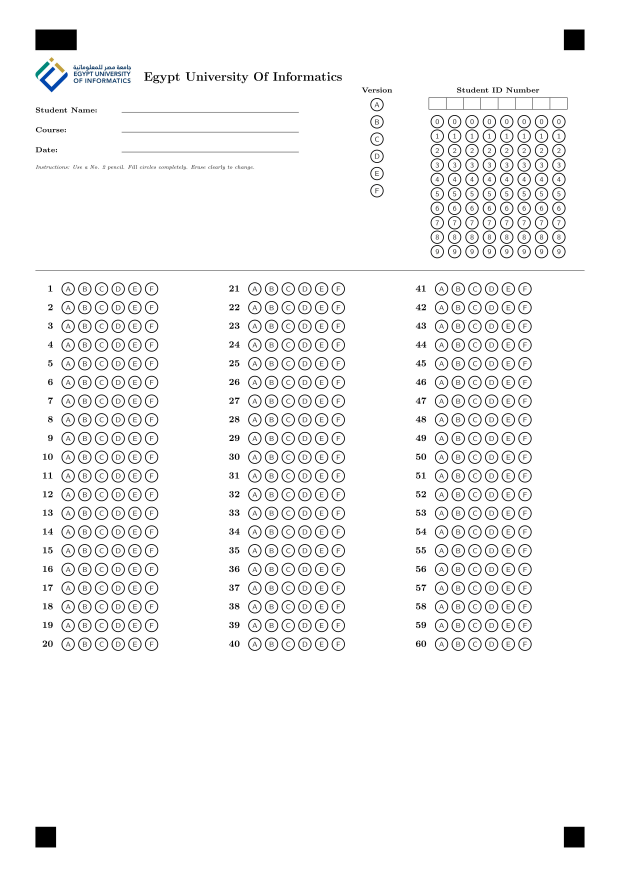
#> input picture assets/template.jpg, 2480 x 3509 px, found by its file name (shown at 1/4 size)
$ python calibrate.py
#> lines starting #> are read from the running program, lines starting #| are printed output that depends on the picture; after the words box and inside, x2 and y2 are one past the last pixel; in counts of white or black regions, pixels touching at a corner belong together
#!/usr/bin/env python3
"""
calibrate.py — Interactive Calibration Tool for eui_omr
========================================================

Stand-alone script that:
 1.  Loads ``assets/template.jpg``.
 2.  Detects the four corner orientation markers via contour analysis.
 3.  Applies ``cv2.warpPerspective`` to flatten the sheet to a fixed
     A4 resolution (1654 x 2339 px, 200 DPI equivalent).
 4.  Opens the warped image in an interactive OpenCV window and lets the user draw bounding-box ROIs.
 5.  Writes the ROI coordinates to ``config.json``.

Author : EUI OMR Contributors
License: MIT
"""

from __future__ import annotations

import json
import sys
from dataclasses import asdict, dataclass, field
from pathlib import Path
from typing import Final

import cv2
import numpy as np
from numpy.typing import NDArray

from src.utils.paths import get_resource_path

# --- Constants ---
A4_WIDTH: Final[int] = 1654
A4_HEIGHT: Final[int] = 2339

MIN_MARKER_AREA_RATIO: Final[float] = 0.0005
MAX_MARKER_AREA_RATIO: Final[float] = 0.02
RECT_ASPECT_LO: Final[float] = 1.4
RECT_ASPECT_HI: Final[float] = 3.0
SQR_ASPECT_LO: Final[float] = 0.6
SQR_ASPECT_HI: Final[float] = 1.4

COLORS: Final[list[tuple[int, int, int]]] = [
    (0, 165, 255), (0, 255, 255), (255, 0, 255),
    (0, 255, 0), (255, 165, 0), (255, 0, 0),
]

ROI_LABELS: Final[list[str]] = [
    "student_name", "version", "student_id",
    "questions_col1", "questions_col2", "questions_col3",
]

ROI_DISPLAY_NAMES: Final[list[str]] = [
    "Student Name Signature", "Version Section", "Student ID Section",
    "Question Column 1 (Q1-20)", "Question Column 2 (Q21-40)", "Question Column 3 (Q41-60)",
]

@dataclass
class BBox:
    x: int; y: int; w: int; h: int

@dataclass
class CalibrationConfig:
    a4_width: int = A4_WIDTH
    a4_height: int = A4_HEIGHT
    student_name: BBox | None = None
    version: BBox | None = None
    student_id: BBox | None = None
    questions_col1: BBox | None = None
    questions_col2: BBox | None = None
    questions_col3: BBox | None = None

    def to_dict(self) -> dict:
        d = {"a4_width": self.a4_width, "a4_height": self.a4_height}
        for label in ROI_LABELS:
            bbox = getattr(self, label)
            d[label] = asdict(bbox) if bbox is not None else None
        return d

@dataclass
class DrawingState:
    roi_index: int = 0
    drawing: bool = False
    start_x: int = 0; start_y: int = 0
    end_x: int = 0; end_y: int = 0
    rois: list[BBox | None] = field(default_factory=lambda: [None] * len(ROI_LABELS))
    scale: float = 1.0

# --- Marker Detection Helpers ---

def _preprocess_for_markers(image: NDArray[np.uint8]) -> NDArray[np.uint8]:
    gray = cv2.cvtColor(image, cv2.COLOR_BGR2GRAY)
    blurred = cv2.GaussianBlur(gray, (5, 5), 0)
    thresh = cv2.adaptiveThreshold(
        blurred, 255, cv2.ADAPTIVE_THRESH_GAUSSIAN_C,
        cv2.THRESH_BINARY_INV, blockSize=31, C=15
    )
    return thresh

def _contour_centroid(cnt: NDArray) -> tuple[float, float]:
    m = cv2.moments(cnt)
    if m["m00"] == 0:
        x, y, w, h = cv2.boundingRect(cnt)
        return (x + w / 2.0, y + h / 2.0)
    return (m["m10"] / m["m00"], m["m01"] / m["m00"])

def _contour_aspect_ratio(cnt: NDArray) -> float:
    (_, _), (side_a, side_b), _ = cv2.minAreaRect(cnt)
    if side_a == 0 or side_b == 0: return 0.0
    return max(side_a, side_b) / min(side_a, side_b)

_Candidate = tuple[NDArray, float, float]

def _find_marker_candidates(thresh: NDArray[np.uint8], image_area: int) -> list[_Candidate]:
    contours, _ = cv2.findContours(thresh, cv2.RETR_EXTERNAL, cv2.CHAIN_APPROX_SIMPLE)
    candidates: list[_Candidate] = []
    for cnt in contours:
        area = cv2.contourArea(cnt)
        if not (image_area * MIN_MARKER_AREA_RATIO < area < image_area * MAX_MARKER_AREA_RATIO): continue
        peri = cv2.arcLength(cnt, True)
        approx = cv2.approxPolyDP(cnt, 0.04 * peri, True)
        if not (4 <= len(approx) <= 8): continue
        hull = cv2.convexHull(cnt)
        hull_area = cv2.contourArea(hull)
        if hull_area == 0 or (area / hull_area) < 0.75: continue
        aspect = _contour_aspect_ratio(cnt)
        candidates.append((cnt, aspect, area))
    return candidates

def detect_corners(image: NDArray[np.uint8]) -> NDArray[np.float32]:
    h, w = image.shape[:2]
    image_area = h * w
    thresh = _preprocess_for_markers(image)
    candidates = _find_marker_candidates(thresh, image_area)

    if len(candidates) < 4:
        raise RuntimeError(f"Found only {len(candidates)} markers. Need 4.")

    # Sort candidates by area to get the most prominent ones
    candidates.sort(key=lambda x: x[2], reverse=True)
    top_4 = candidates[:4]

    # Extract points
    top_4_sorted_by_aspect = sorted(top_4, key=lambda x: x[1], reverse=True)
    anchor_cand = top_4_sorted_by_aspect[0]
    square_cands = top_4_sorted_by_aspect[1:]

    anchor_pt = _contour_centroid(anchor_cand[0])
    square_pts = [_contour_centroid(s[0]) for s in square_cands]
    all_pts = [anchor_pt] + square_pts

    # --- Geometric Validation ---
    # Ensure points are distributed well. Calculate area of the quad formed by these points.
    pts_arr = np.array(all_pts, dtype=np.float32)
    quad_hull = cv2.convexHull(pts_arr.reshape(-1, 1, 2))
    quad_area = cv2.contourArea(quad_hull)

    # A valid OMR sheet should have markers spanning most of the page.
    # We expect the quad area to be > 30% of the image area.
    if quad_area < (image_area * 0.3):
        raise RuntimeError("Detected markers do not span the page. Possible false positive or blank page.")

    # 2. Determine Orientation based on Anchor position
    xs = [p[0] for p in all_pts]; ys = [p[1] for p in all_pts]
    center_x = sum(xs) / 4.0; center_y = sum(ys) / 4.0

    # 3. Map points to TL, TR, BR, BL correctly
    # If anchor is Top-Left (x < center_x, y < center_y) -> Normal
    # If anchor is Bottom-Right (x > center_x, y > center_y) -> 180 Rotated
    # We can use pure geometric sorting relative to the center to identify corners
    # then adjust based on where the Anchor (Rectangle) landed.

    # Initial corner sort (standard order)
    # TL: min(x+y), BR: max(x+y), TR: max(x-y), BL: min(x-y)
    def get_corners(pts):
        pts = np.array(pts)
        tl = pts[np.argmin(pts.sum(axis=1))]
        br = pts[np.argmax(pts.sum(axis=1))]
        diff = np.diff(pts, axis=1)
        tr = pts[np.argmin(diff)]
        bl = pts[np.argmax(diff)]
        return tl, tr, br, bl

    tl, tr, br, bl = get_corners(all_pts)

    # Rotation Check: If the anchor (rectangle) is NOT at the TL, we rotate!
    is_anchor_tl = (abs(anchor_pt[0] - tl[0]) < 10 and abs(anchor_pt[1] - tl[1]) < 10)
    is_anchor_br = (abs(anchor_pt[0] - br[0]) < 10 and abs(anchor_pt[1] - br[1]) < 10)

    if is_anchor_br:
        # 180-degree rotation detected! Swap TL/BR and TR/BL
        return np.array([br, bl, tl, tr], dtype=np.float32)

    # Default (or other rotations not yet handled)
    return np.array([tl, tr, br, bl], dtype=np.float32)

def warp_to_a4(image: NDArray[np.uint8], src_pts: NDArray[np.float32], width: int = A4_WIDTH, height: int = A4_HEIGHT) -> NDArray[np.uint8]:
    # True physical centroids in cm on A4 (21 x 29.7)
    ppcm_x = width / 21.0
    ppcm_y = height / 29.7
    tl_cm = (1.2 + 0.7, 1.0 + 0.35)
    tr_cm = (21.0 - 1.2 - 0.35, 1.0 + 0.35)
    br_cm = (21.0 - 1.2 - 0.35, 29.7 - 1.0 - 0.35)
    bl_cm = (1.2 + 0.35, 29.7 - 1.0 - 0.35)

    dst_pts = np.array([
        [tl_cm[0] * ppcm_x, tl_cm[1] * ppcm_y],
        [tr_cm[0] * ppcm_x, tr_cm[1] * ppcm_y],
        [br_cm[0] * ppcm_x, br_cm[1] * ppcm_y],
        [bl_cm[0] * ppcm_x, bl_cm[1] * ppcm_y]
    ], dtype=np.float32)

    matrix = cv2.getPerspectiveTransform(src_pts, dst_pts)
    return cv2.warpPerspective(image, matrix, (width, height))

# --- Interactive Logic ---

def _mouse_callback(event, x, y, flags, state: DrawingState):
    if event == cv2.EVENT_LBUTTONDOWN:
        state.drawing = True
        state.start_x, state.start_y = x, y
        state.end_x, state.end_y = x, y
    elif event == cv2.EVENT_MOUSEMOVE and state.drawing:
        state.end_x, state.end_y = x, y
    elif event == cv2.EVENT_LBUTTONUP:
        state.drawing = False
        fx1 = int(round(min(state.start_x, state.end_x) * state.scale))
        fy1 = int(round(min(state.start_y, state.end_y) * state.scale))
        fx2 = int(round(max(state.start_x, state.end_x) * state.scale))
        fy2 = int(round(max(state.start_y, state.end_y) * state.scale))
        if (fx2 - fx1) > 5 and (fy2 - fy1) > 5:
            state.rois[state.roi_index] = BBox(x=fx1, y=fy1, w=fx2 - fx1, h=fy2 - fy1)
            state.roi_index += 1

def _render_overlay(base: NDArray[np.uint8], state: DrawingState) -> NDArray[np.uint8]:
    canvas = base.copy()
    inv_scale = 1.0 / state.scale
    for i, bbox in enumerate(state.rois):
        if bbox is None: continue
        dx, dy, dw, dh = int(bbox.x * inv_scale), int(bbox.y * inv_scale), int(bbox.w * inv_scale), int(bbox.h * inv_scale)
        color = COLORS[i % len(COLORS)]
        cv2.rectangle(canvas, (dx, dy), (dx + dw, dy + dh), color, 2)
        cv2.putText(canvas, ROI_DISPLAY_NAMES[i], (dx + 4, dy + 18), cv2.FONT_HERSHEY_SIMPLEX, 0.5, color, 1)
    if state.drawing and state.roi_index < len(ROI_LABELS):
        color = COLORS[state.roi_index % len(COLORS)]
        cv2.rectangle(canvas, (state.start_x, state.start_y), (state.end_x, state.end_y), color, 1)
    return canvas

def main(path_str: str | None = None):
    template_path = Path(path_str) if path_str else Path("assets/template.jpg")
    if not template_path.exists():
        sys.exit(f"Template not found: {template_path}")

    if template_path.suffix.lower() == ".pdf":
        import fitz
        doc = fitz.open(str(template_path))
        page = doc.load_page(0)
        pix = page.get_pixmap(matrix=fitz.Matrix(2, 2), alpha=False)
        image = np.frombuffer(pix.samples, dtype=np.uint8).reshape(pix.h, pix.w, pix.n)[:, :, ::-1].copy()
    else:
        image = cv2.imread(str(template_path))
#> image is the input picture: shape (3509, 2480, 3); mean B, G, R 244.4, 244.4, 244.3

    corners = detect_corners(image)
#> in _preprocess_for_markers, `thresh = cv2.adaptiveThreshold( blurred, 255, cv2.ADAPTIVE_THRESH_GAUS..`:
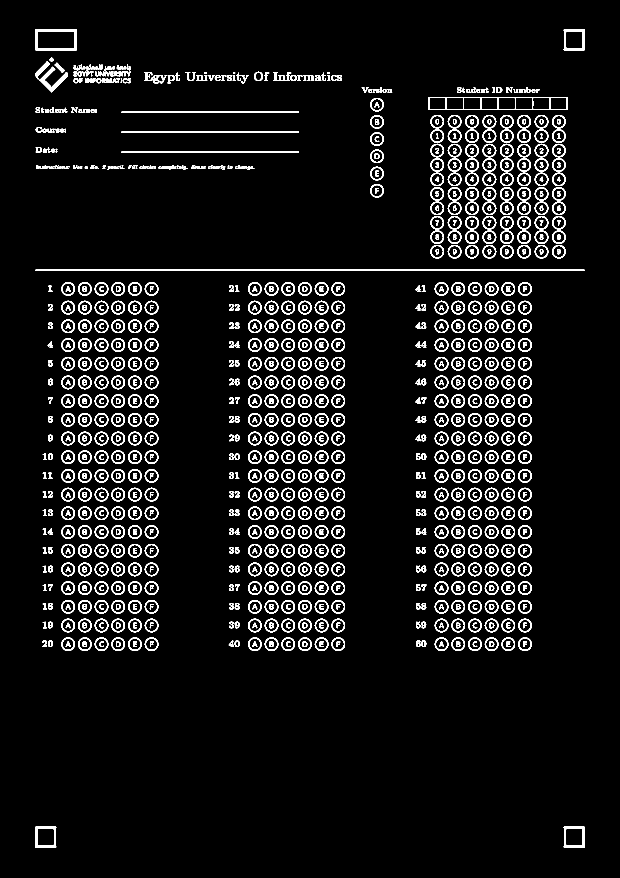
#> thresh: shape (3509, 2480) (shown at 1/4 size); 5.6% white; 1202 white regions (11 under 20 px)
#> in _find_marker_candidates, `contours, _ = cv2.findContours(thresh, cv2.RETR_EXTERNAL, cv2.CHAIN_AP..`: contours = 756 contours, 14 with area under 20; largest, box (x1, y1, x2, y2) and area: (1714, 389, 2271, 439) 27243, (141, 118, 307, 201) 13453, (2255, 3307, 2339, 3390) 6654, (141, 3307, 225, 3390) 6654, (2255, 118, 2339, 201) 6654
#> the loop in _find_marker_candidates, `for cnt in contours:` made 756 passes
#> area on passes 3 to 5: 389, 297.5, 388
#> after the loop in _find_marker_candidates, `for cnt in contours:`: candidates = 4 items
#> in detect_corners, `anchor_cand = top_4_sorted_by_aspect[0]`: anchor_cand = 3 items, first 3: contour of 10 points, box (x1, y1, x2, y2) (141, 118, 307, 201), area 13453, 2.01, 13453
#> in detect_corners, `square_cands = top_4_sorted_by_aspect[1:]`: square_cands = 3 items
#> in _contour_centroid, `m = cv2.moments(cnt)`: m = moments, m00 13453, centre m10/m00, m01/m00 = (224, 159)
#> in detect_corners, `anchor_pt = _contour_centroid(anchor_cand[0])`: anchor_pt = (224, 159)
#> in detect_corners, `square_pts = [_contour_centroid(s[0]) for s in square_cands]`: square_pts = [(2296.5, 3348), (182.5, 3348), (2296.5, 159)]
#> in detect_corners, `all_pts = [anchor_pt] + square_pts`: all_pts = [(224, 159), (2296.5, 3348), (182.5, 3348), (2296.5, 159)]
#> in detect_corners, `pts_arr = np.array(all_pts, dtype=np.float32)`: pts_arr = [[224, 159], [2296.5, 3348], [182.5, 3348], [2296.5, 159]]
#> in detect_corners, `quad_hull = cv2.convexHull(pts_arr.reshape(-1, 1, 2))`: quad_hull = [[2296.5, 3348], [182.5, 3348], [224, 159], [2296.5, 159]]
#> in detect_corners, `quad_area = cv2.contourArea(quad_hull)`: quad_area = 6675341.5
#> in detect_corners, `xs = [p[0] for p in all_pts]`: xs = [224, 2296.5, 182.5, 2296.5]
#> in detect_corners, `ys = [p[1] for p in all_pts]`: ys = [159, 3348, 3348, 159]
#> in detect_corners, `center_x = sum(xs) / 4.0`: center_x = 1249.9
#> in detect_corners, `center_y = sum(ys) / 4.0`: center_y = 1753.5
#> in get_corners, `pts = np.array(pts)`: pts has the same summary as pts_arr in detect_corners
#> in get_corners, `tl = pts[np.argmin(pts.sum(axis=1))]`: tl = [224, 159]
#> in get_corners, `br = pts[np.argmax(pts.sum(axis=1))]`: br = [2296.5, 3348]
#> in get_corners, `diff = np.diff(pts, axis=1)`: diff = [-64.97, 1051.5, 3165.5, -2137.5]
#> in get_corners, `tr = pts[np.argmin(diff)]`: tr = [2296.5, 159]
#> in get_corners, `bl = pts[np.argmax(diff)]`: bl = [182.5, 3348]
#> in detect_corners, `tl, tr, br, bl = get_corners(all_pts)`: tl = [224, 159]; tr = [2296.5, 159]; br = [2296.5, 3348]; bl = [182.5, 3348]
#> in detect_corners, `is_anchor_tl = (abs(anchor_pt[0] - tl[0]) < 10 and abs(anchor_pt[1] - ..`: is_anchor_tl = True
#> in detect_corners, `is_anchor_br = (abs(anchor_pt[0] - br[0]) < 10 and abs(anchor_pt[1] - ..`: is_anchor_br = False
#> corners = [[224, 159], [2296.5, 159], [2296.5, 3348], [182.5, 3348]]
    warped = warp_to_a4(image, corners)
#> in warp_to_a4, `matrix = cv2.getPerspectiveTransform(src_pts, dst_pts)`: matrix = [[0.667, 3.12e-05, 0.265], [9.54e-07, 0.667, 0.291], [4.27e-10, 2.04e-08, 1]]
#> in warp_to_a4, `return cv2.warpPerspective(image, matrix, (width, height))`:
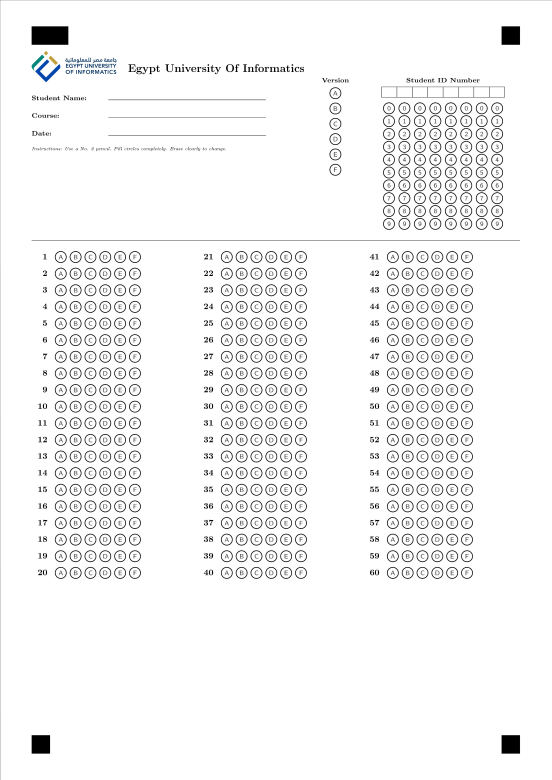
#> returned value: shape (2339, 1654, 3) (shown at 1/3 size); mean of channels 0, 1, 2 244.3, 244.3, 244.2; drawn as B, G, R

    scale = 800.0 / A4_HEIGHT
    disp_img = cv2.resize(warped, (int(A4_WIDTH * scale), 800))
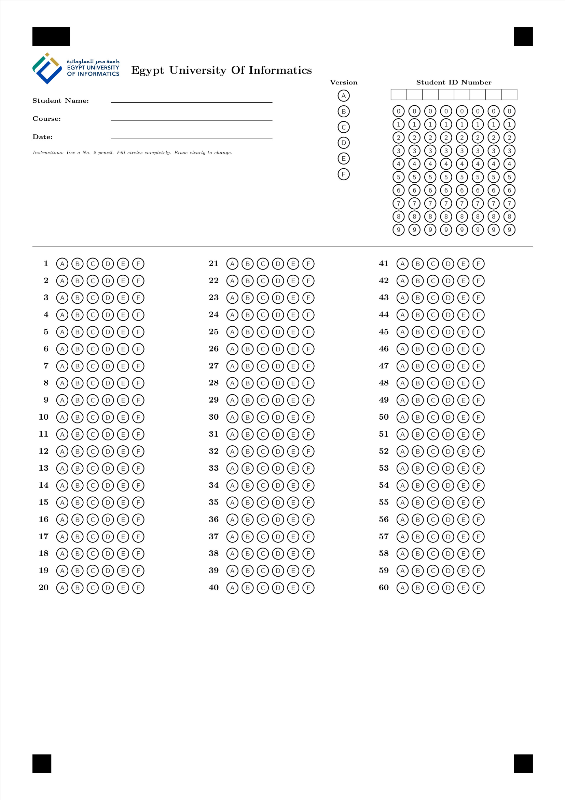
#> disp_img: shape (800, 565, 3); mean B, G, R 244.4, 244.4, 244.3
    state = DrawingState(scale=1.0 / scale)

    win_name = "Calibration Tool"
    cv2.namedWindow(win_name)
    cv2.setMouseCallback(win_name, _mouse_callback, state)

    while True:
        canvas = _render_overlay(disp_img, state)
        cv2.imshow(win_name, canvas)
        key = cv2.waitKey(1) & 0xFF
#> (key q is pressed here)
        if key == ord("q"): break
        if key == ord("s") and state.roi_index >= len(ROI_LABELS):
            cfg = CalibrationConfig(*state.rois)
            path = get_resource_path("config.json")
            with open(path, "w") as f: json.dump(cfg.to_dict(), f, indent=2)
            print("Config saved.")
            break
    cv2.destroyAllWindows()

if __name__ == "__main__":
    main(sys.argv[1] if len(sys.argv) > 1 else None)
